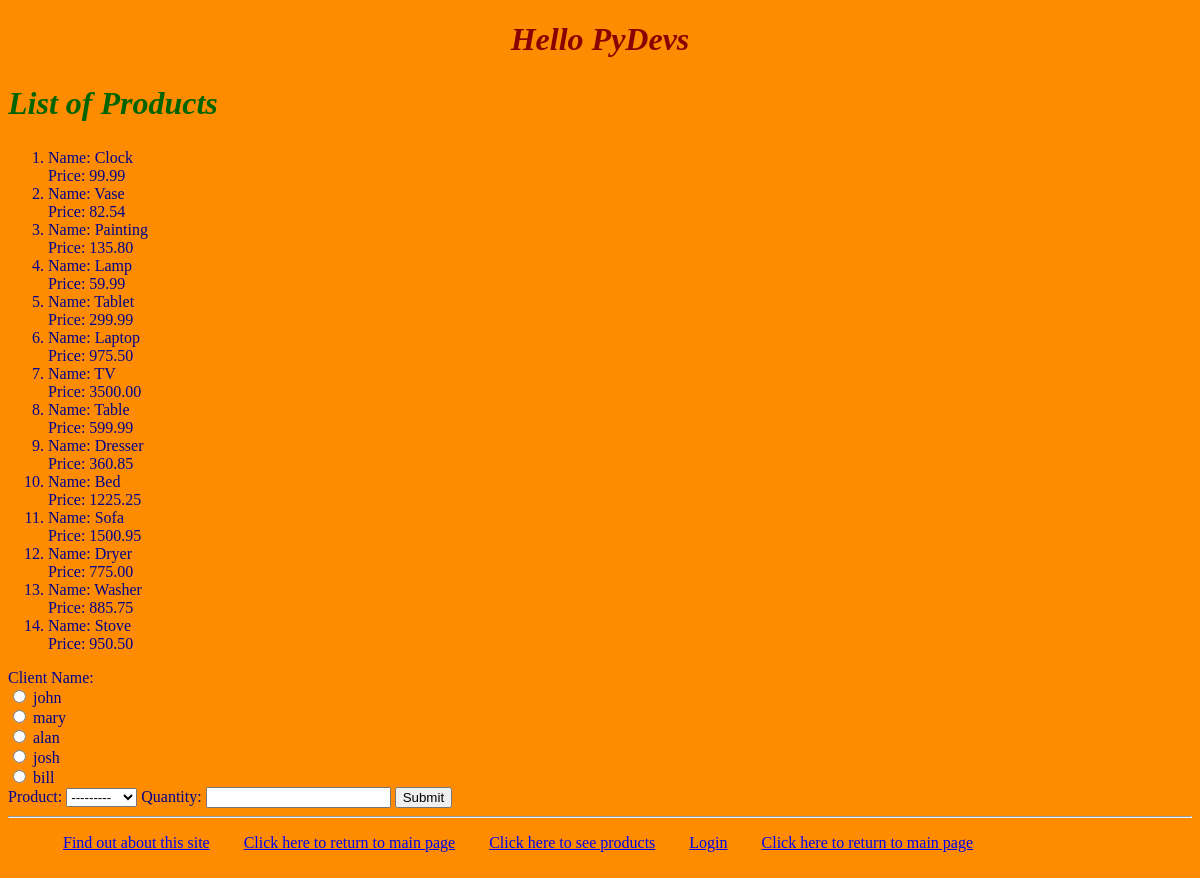
The page /myapp/place_order on the database its author committed.
### myapp/models.py (models this page shows, shortened)
class Product(models.Model):
    category = models.ForeignKey(Category, related_name='products', on_delete=models.CASCADE)
    name = models.CharField(max_length=200)
    price = models.DecimalField(max_digits=10, decimal_places=2)
    stock = models.PositiveIntegerField(default=100)
    available = models.BooleanField(default=True)
    description = models.TextField(max_length=100, blank=True)
    interested = models.PositiveIntegerField(default=0, blank=False)
    def __str__(self):
        return self.name

### myapp/views.py (the view)
# urls.py: path(r'place_order', views.place_order, name='place_order'),
def place_order(request):
    msg = ''
    prodlist = Product.objects.all()
    if request.method == 'POST':
        form = OrderForm(request.POST)
        if form.is_valid():
            order = form.save(commit=False)
            if order.num_units <= order.product.stock:
                order.save()
                msg = 'Your order has been placed successfully.'
                order.product.refill()
                order.save()
            else:
                msg = 'We do not have sufficient stock to fill yourorder.'
            return render(request, 'myapp/order_response.html', {'msg': msg})
    else:
        form = OrderForm()
    return render(request, 'myapp/place_order.html', {'form': form, 'msg': msg, 'prodlist': prodlist})

### myapp/forms.py
class OrderForm(forms.ModelForm):
    client = forms.ModelChoiceField(queryset=Client.objects.all(), label="Client Name", widget=forms.RadioSelect)
    product = forms.ModelChoiceField(queryset=Product.objects.all(), widget=forms.Select)
    num_units = forms.IntegerField(label="Quantity")
    class Meta:
        model = Order
        fields = ['client', 'product', 'num_units']

### myapp/templates/myapp/place_order.html (shortened to what this page needs)
<!DOCTYPE html>
{% extends 'myapp/base.html' %}
{% block myhdg %}
    <div>
        <h1> Hello PyDevs</h1>
    </div>
{% endblock %}
{% block body_block %}
    {% if prodlist %}
    <h2>List of Products</h2>
    <ol>
        {% for prod in prodlist %}
            <li> Name: {{ prod.name }} <br> Price: {{ prod.price }}</li>
        {% endfor %}
    </ol>
    {% else %}
        <strong>There are no available products!</strong>
    {% endif %}
    <form action="place_order" method="post">
        {{ form }}
        <input type="submit" value="Submit">
    </form>
{% endblock %}

### myapp/static/myapp/style1.css (style rules this page uses)
body { background-color: darkorange; color: darkblue; }
h1 { color: darkred; font-size: xx-large; font-style: italic; text-align: center; }
h2 { color: darkgreen; font-style: italic; font-size: xx-large; text-align: left; }

### rows shown on the page
Product: name "Clock", price "99.99"
Product: name "Vase", price "82.54"
Product: name "Painting", price "135.80"
Product: name "Lamp", price "59.99"
Product: name "Tablet", price "299.99"
Product: name "Laptop", price "975.50"
Product: name "TV", price "3500.00"
Product: name "Table", price "599.99"
Product: name "Dresser", price "360.85"
Product: name "Bed", price "1225.25"
Product: name "Sofa", price "1500.95"
Product: name "Dryer", price "775.00"
Product: name "Washer", price "885.75"
Product: name "Stove", price "950.50"
